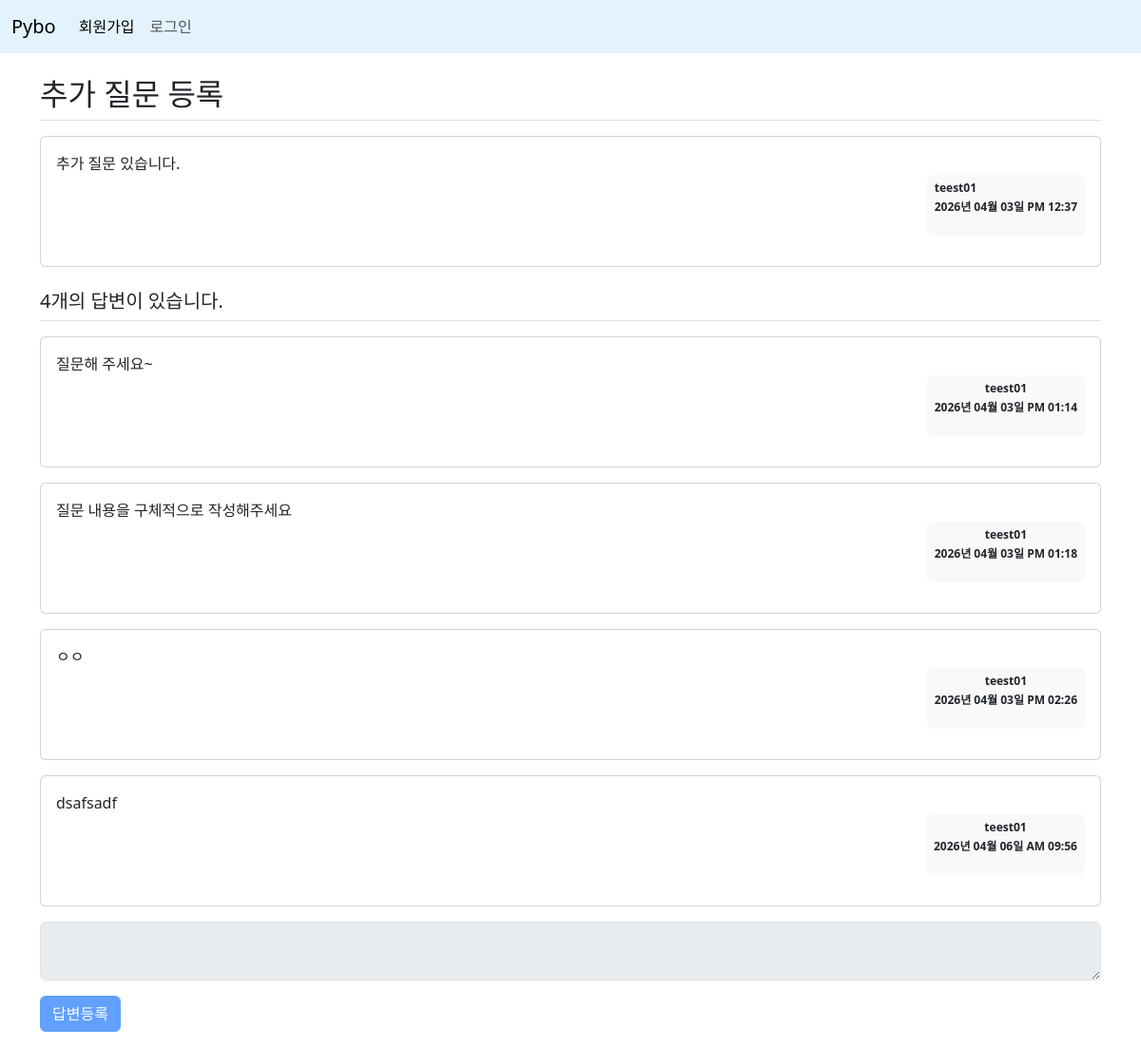
/question/detail/3/, run on the app's committed database.
### pybo/models.py (models this page shows)
class Question(db.Model):
    id = db.Column(db.Integer, primary_key=True)
    subject = db.Column(db.String(200), nullable=False)
    content = db.Column(db.Text(), nullable=False)
    create_date = db.Column(db.DateTime(), nullable=False)
    user_id = db.Column(db.Integer, db.ForeignKey('user.id', ondelete='CASCADE'), nullable=False)
    user = db.relationship('User', backref=db.backref('question_set'))
    modify_date = db.Column(db.DateTime(), nullable=True)

class User(db.Model):
    id = db.Column(db.Integer, primary_key=True)
    username = db.Column(db.String(150), unique=True, nullable=False)
    password = db.Column(db.String(200), nullable=False)
    email = db.Column(db.String(120), unique=True, nullable=False)

class Answer(db.Model):
    id = db.Column(db.Integer, primary_key=True)
    question_id = db.Column(db.Integer, db.ForeignKey('question.id', ondelete='CASCADE'))
    question = db.relationship('Question', backref=db.backref('answer_set'))
    content = db.Column(db.Text(), nullable=False)
    create_date = db.Column(db.DateTime(), nullable=False)
    user_id = db.Column(db.Integer, db.ForeignKey('user.id', ondelete='CASCADE'), nullable=False)
    user = db.relationship('User', backref=db.backref('answer_set'))
    modify_date = db.Column(db.DateTime(), nullable=True)

### pybo/views/question_views.py (the view)
@bp.route('/detail/<int:question_id>/')
def detail(question_id):
    form = AnswerForm()
    question = Question.query.get_or_404(question_id)
    return render_template('question/question_detail.html', question=question, form=form)

### pybo/forms.py
class AnswerForm(FlaskForm):
    content = TextAreaField('내용', validators=[DataRequired('내용은 필수 입력 항목입니다.')])

### pybo/filter.py (called while the page is built)
def format_datetime(value, fmt='%Y년 %m월 %d일 %p %I:%M'):
    return value.strftime(fmt)

### pybo/views/auth_views.py (called while the page is built)
@bp.before_app_request
def load_logged_in_user():
    user_id = session.get('user_id')
    if user_id is None:
        g.user = None
    else:
        g.user = User.query.get(user_id)

### pybo/templates/question/question_detail.html (shortened to what this page needs)
{% extends 'base.html' %}
{% block content %}
    <div class="container my-3">
        <h2 class="border-bottom py-2">{{ question.subject }}</h2>
        <div class="card my-3">
            <div class="card-body">
                <div class="card-text" style="white-space: pre-line;">{{ question.content }}</div>
                <div class="d-flex justify-content-end">
                    <div class="badge bg-light text-dark p-2 text-start">
                        <p class="mb-2">{{ question.user.username }}</p>
                        <p>{{ question.create_date | datetime }}</p>
                    </div>
                </div>
            </div>
        </div>
        <h5 class="border-bottom my-3 py-2">{{ question.answer_set|length }}개의 답변이 있습니다.</h5>
        {% for answer in question.answer_set %}
        <div class="card my-3">
            <div class="card-body">
                <div class="card-text" style="white-space: pre-line;">{{ answer.content }}</div>
                <div class="d-flex justify-content-end">
                    <div class="badge bg-light text-dark p-2">
                        <p class="mb-2">{{ answer.user.username }}</p>
                        <p>{{ answer.create_date | datetime}}</p>
                    </div>
                </div>
            </div>
        </div>
        {% endfor %}
        <form action="{{ url_for('answer.create', question_id=question.id) }}" method="post" class="my-3" novalidate>
            <div class="mb-3">
                {{ form.content(class='form-control', disabled=(not g.user)) }}
            </div>
            <input type="submit" value="답변등록" class="btn btn-primary" {% if not g.user %}disabled{% endif %}>
        </form>
    </div>
{% endblock %}

### data on the page
Question: subject "추가 질문 등록", content "추가 질문 있습니다.", create_date "2026년 04월 03일 PM 12:37"
User: user.username "teest01"
Answer: content "질문해 주세요~", user.username "teest01", create_date "2026년 04월 03일 PM 01:14"
Answer: content "질문 내용을 구체적으로 작성해주세요", user.username "teest01", create_date "2026년 04월 03일 PM 01:18"
Answer: content "ㅇㅇ", user.username "teest01", create_date "2026년 04월 03일 PM 02:26"
Answer: content "dsafsadf", user.username "teest01", create_date "2026년 04월 06일 AM 09:56"

### other printed values
{{ question.answer_set|length }} "4"
